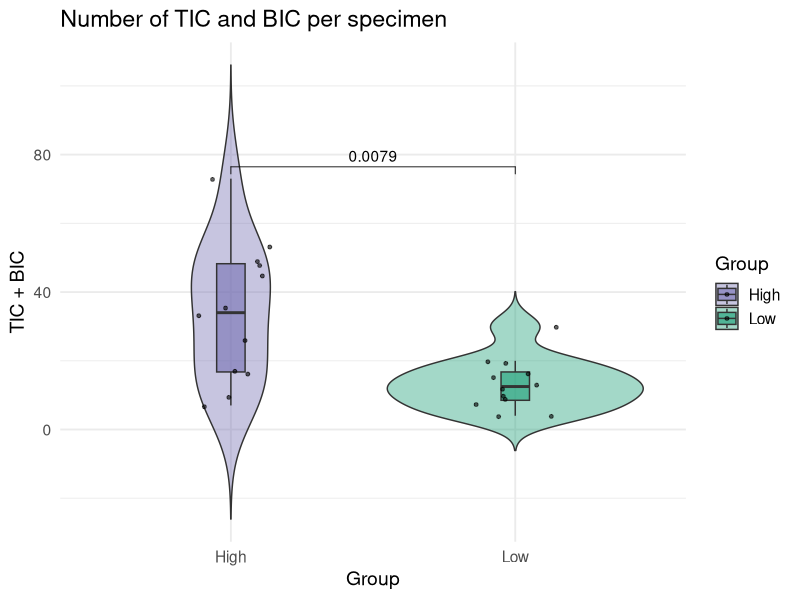

Generate this figure with R:

# Define the dataset
df <- data.frame(
  d = c(26, 0, 1, 3, 0, 13, 8, 1, 7, 9, 1, 0, 20, 1, 33, 2, 9, 6, 3, 4, 8, 2, 7, 2, 22, 15, 6, 11, 37) 
  + c(23, 0, 12, 1, 2, 6, 1, 3, 13, 7, 8, 5, 25, 6, 0, 13, 3, 29, 35, 22, 8, 8, 23, 5, 51, 33, 11, 42, 191),
  Group = c("High", "Other", "Low", "Low", "Other", "Low", "Low", "Low", "Low", "Low",
            "High", "Other", "High", "High", "High", "Low", "Low", "High", "Low", "High",
            "High", "Low", "Low", "Low", "High", "High", "High", "High", "High")
)

# Filter only High and Low groups
df <- subset(df, Group %in% c("High", "Low"))
# Subset to only High and Low groups

# Define custom colors
colors <- c("High" = "#7570b3", "Low" = "#1b9e77")

# Violin + boxplot + jitter, with p-value shown
library(dplyr)
library(ggplot2)
library(ggpubr)

# Compute outlier-free data for plotting points
df_no_outliers <- df %>%
  group_by(Group) %>%
  mutate(
    Q1 = quantile(d, 0.25),
    Q3 = quantile(d, 0.75),
    IQR = Q3 - Q1,
    lower = Q1 - 1.5 * IQR,
    upper = Q3 + 1.5 * IQR
  ) %>%
  filter(d >= lower & d <= upper) %>%
  ungroup()

# Plot
ggplot(df_no_outliers, aes(x = Group, y = d, fill = Group)) +
  geom_violin(trim = FALSE, alpha = 0.4) +
  geom_boxplot(width = 0.1, outlier.shape = NA, alpha = 0.6) +
  geom_jitter(
    data = df_no_outliers,   # only plot non-outlier points
    width = 0.15, size = 1, alpha = 0.6
  ) +
  scale_fill_manual(values = colors) +
  stat_compare_means(
    comparisons = list(c("Low", "High")),
    method = "wilcox.test",
    alternative = "greater",
    label = "p.format"
  ) +
  theme_minimal(base_size = 14) +
  labs(
    title = "Number of TIC and BIC per specimen",
    y = "TIC + BIC", x = "Group"
  )
